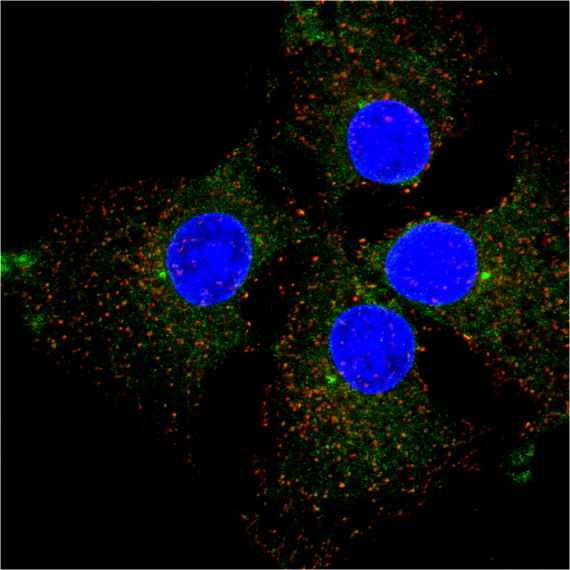
#> input picture pre_tutorial/nuclei.png, 1140 x 1140 px (shown at 1/2 size)
$ jupyter execute --allow-errors pre-tutorial.ipynb   (shell and % lines are left out)   (Python 2 division)
#> lines starting #> are read from the running program, lines starting #| are printed output that depends on the picture; after the words box and inside, x2 and y2 are one past the last pixel; in counts of white or black regions, pixels touching at a corner belong together
# Pre-tutorial for the Python Workshop on Image Processing and Analysis

## 1. Numerical nature of images and manipulating them in Python

In this section we learn the numerical nature of digital images and some of the modules that can be used to manipulate them.

### 1.1. Numerical and array nature of images

A digital image we display on a computer screen is made up of pixels. Width and height of the image are defined by the number of pixels in x and y directions. Each pixel has brightness, or intensity (or more strictly, amplitude) somewhere between black and white, which is represented as a number. Within an image file saved in a computer hard disk, the intensity value of each pixel is written and that value is converted to the grayness of that pixel on monitor screen. We usually do not see these values, or numbers, in the image displayed on monitor, but we could access these numbers in the image file by converting the image file to a text file.

Before we can convert the image file into a text file, and then back into an image file, we need to import a few modules:

#### Import packages and modules

(Note: If you are not familiar with modules and functions in Python, is a problem for now, as you can just accept that modules are 'imported'. However, eventually, you will need to undertand what that means and if you want to familiarise yourself with it, we refer you to the accompaying tutorial on functions).

To be able to use the functions in a particular package or module, you need  to 'import' that module or package. To do so, you need to use the `import` command. For example, to import the package NumPy, which enables the manipulation of arrays, you would do:

[cell 1]
import numpy as np                 # Array manipulation package

(Note: If you need to familiarise yourself with array, we refer you to the accompanying tutorial on NumPy.)

We will also need a few other modules for the rest of the tutorial, so we import them now. Matplotlib is used for plotting images. (Note: If you want to familiarise yourself with this module, we recommend you look at section 4 of [this](https://github.com/tobyhodges/ITPP) tutorial);  Skimage is a module that contains functions to facilitate the manipulation of images, as we will see in this and the main tutorial. We also include the command %matplotlib inline to make the matplotlib plot inline, so that images are displayed in this IPython doc.

[cell 2]
import matplotlib.pyplot as plt    # Plotting package
import skimage.io as io            # Image file manipulation module

#### A digital image is a matrix of numbers

As mentined above, images can naturally be thought of as arrays of numbers. To make this more intuitive, we can save an image as a text file, which will show the the pixel values, and then save it back as an image file and display it:

[cell 3]
img = io.imread('nuclei.png')        # import image
#> img is the input picture: shape (1140, 1140, 4); mean R, G, B, A 8.3, 9.9, 17.7, 254.1
plt.imshow(img)                      # create image object and visualise
print 'image 1'
np.savetxt('nuclei.txt', img[:,:,0])   # save to txt file; sliced array as we only want one chanel

Now you can inspect the text file with name nuclei and check for yourself that this is a table with numbers.

On the other hand, you can take a collection of numbers that are ordered in an array and isualise them as an image by considering each number a pixel value. Here we do this by generating an array with random entries, saving it as a text file, importing it as a NumPy array and then visualising it as an image:

[cell 4]
img2=np.random.randint(0,255,[10,10]) # create random array of integers between 0 and 255 (integers with bit-depth 8 (we will explain this later on))
print 'img2 is an array of numbers: \n', img2
np.savetxt('randimg.txt', img2) # save as text file

dataimg = np.loadtxt("randimg.txt", dtype='uint8')   # load txt file and a numpy array with data type uint8
print type(dataimg) # check imported data is a numpy array
print dataimg.dtype # check the data type
plt.imshow(dataimg, interpolation="none", cmap='gray') # visualise as image, interpolation=none shows actual pixels, cmap is the choice of color map
print 'image 2'
plt.show()
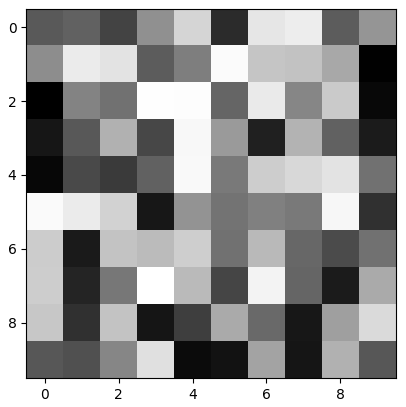
#> figure drawn by matplotlib, 1 panel

### 1.2 Variable type, bit-depth and data type

In the discussion above, we have been metioning in passing concepts such as _data type, uint8, etc._ Before we get to understand them, we need to remind ourselves abour _variable types_ and _bit_depth_.

#### Variable type

Python's and Numpy's standard data types include:

[cell 5]
# numeric (int, float, complex, boolean),
b1 = 5.1 # float
b2 = 5 # int
b3 = 1<2 # boolean
print type(b1)
print type(b2)
print type(b3)

# lists
c = ['karin', 'sasaki', 345.453]
print type(c)

# strings
print type(c[0])

# tuples
d = (123, 'john')
print type(d)

# dictionaries
e = {'name': 'marcie','code':63214, 'dept': 'mathematics'}
print type(e)

# Numpy array
f = np.array([1,2,3,4,5])
print type(f)

# note this is different form the list
h = [1,2,3,4,5]
print type(h)

In particular, Numpy arrays are numerical in nature - and by extension, so are images that are manipulated using the Numpy module. Data is alocated a

#### Bit-depth

Computers code information with binary numbers.

Decimal (denary) numbers are values represented in the denary numerical system, which represents numeric values using ten symbols: 0,...,9. In the same spirit, a binary number is a value represented in the binary numerical system, which represents numeric values using two symbols, 1 and 0.

We are most used to thinking in terms of base 10 values, so we can ask the following question: how many different decimal values can be represented in binary?

Well, if you only have one position, then you can only represent 2 decimal numbers, or 2^1, namely 0 and 1.

If you have 2 positions, then you have the following possible combinations of 1s and 0s:

| binary | decimal |
|:------:|:-------:|
| 00     | 0       |
| 01     | 1       |
| 10     | 2       |
| 11     | 3       |

So you can represent 4 numbers, or 2^2.

If you have three positions, you can represent 2^3 = 8 decimal numbers.

| binary | decimal |
|:------:|:-------:|
| 000    | 0       |
| 001    | 1       |
| 010    | 2       |
| 011    | 3       |
| 100    | 4       |
| 101    | 5       |
| 110    | 6       |
| 111    | 7       |

If you have n positions, then you can represent 2^n decimal numbers.

A _bit_ is the smallest unit of data in a computer and it has a single binary value, either 0 or 1. _Bytes_ are multiples of bits. So, if a number in a computer is stored in an 8-bit byte, then, as discussed above, that number will be one of 2^8 (+1, including 0) = 256 values.

The number of bits in a byte is what is refered to as the _depth_. Note that increasing bit-depth comes hand in hand with increasing memory use.

#### Data type
The data type is the variable type and the bit-depth. The most relevant for images are variables with data type _uint8_ (unsigned integerg with bit-depth of 8). To find out this information, use the command `dtype`.

### 1.3 Grayness resolution

Recall we mentioned that each pixel in an image has 'intensity' somewhere between black and white and that this is represented as a number. But exactly how many levels of grays are there? The answer depends on the _data type_ of choice.

Now that we understand that:

1. images are arrays of numbers that represent pixel intensity,

2. that those intensities (the grayscale) range from black to white and

3. that such objects are stored in the computer memory at a specific depth

we can apply the concept of bit depth to images.

1-bit means that the grayscale of the image has 2^1 = 2 steps, so each pixel can be one of only two colors, black (0) or white (1).

8-bit means that the gray-scale of the image has 2^8 = 256 steps: in other words, the grayness between black and white is divided into 256 steps. Image 2 above shows an image with bit-depth of 8. You can compare the gray level with the numbers of the array.

In the same way 16-bit translates to 216 = 65536 steps, hence for 16-bit images one can assign gray-level to pixels in a much more precise way; in other words "grayness resolution" is higher.

Without getting into the technicalities of how microscope images are generated, the sensor of the microscope takes in the light and converts it into electrical signals, which is then converted into voltage and then finally into pixel values, for the corresponding position within the image. The signal intensity is continuous data (e.g. recall that there are an infinitelly many (decimal) numbers between 0 and 1). However, the digitalisation process makes the data discrete (as is represented with integer values), so we loose the ability to encode infinite steps and, for example, 0.45 might be converted to 0, whilst 0.56 to 1. Larger bit-depth enables more detailed conversion (higher resolution) of signal intensity (continuous value) to pixel values (discrete).

It is important to keep this understading in mind when choosing a bit depth. This choice is ultimately a balance amongst the imaging conditions and the type of analysis required.

#### RGB format

Let's discuss briefly color images in RGB format.

Every color in a digital image is made up of some combination of the three primary colors of light - red, green and blue. If your data type is 1-bit, then the most you could create would be eight different colors, including white if you mixed all three together and black if all of them are absent.

```
RGB
001 - red
010 - green
100 - blue
011 - yellow
101 - magneta
110 - cyan
111 - white
000 - black
```

To achieve all the beautiful colors that you can see in most images now a days, it is necessary to use multiple shades of red, green and blue and then indicate which shade of red, green and blue to include. By choosing a bit depth bigger than 1, you effectively get 2^bit shades of each color,  giving you a total of (2^bit)^3 different colors.

A single RGB image thus has three different channels. In other words, three layers, one for each color, are overlaid in a single image. In general, each channel (layer) has a bit depth of 8-bit. So a single RGB image is 24-bit image.

#### Color maps and look up tables (LUT) (or how the matrix of numbers is converted to an image)

For the moment, let's stick to 8-bit depth format. A _look up table_ is a reference table for the color of each pixel - the pixel value is read, is compared with the list of indices in the table and the corresponding combination of shade values for each of R, G and B is allocated. Different color maps have different combinations of RBG for each index. Let's see what different color maps look like:

[cell 6]
# visualise with different color map
plt.imshow(img[:,:,0],interpolation='none',cmap='gray')  # the color map is gray
plt.show()
plt.imshow(img[:,:,0],interpolation='none',cmap='Blues') # the color map is blues
plt.show()
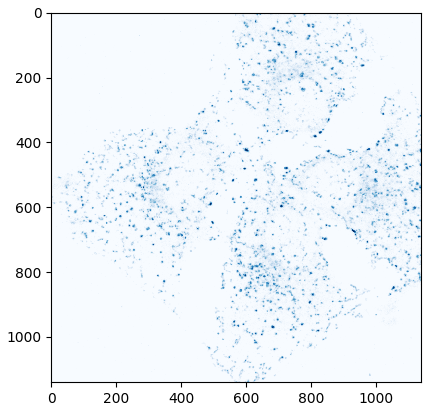
#> figure drawn by matplotlib, 1 panel

Now, let's have a look at the actual look up tables:

[cell 7]
from matplotlib import cm  # import appropiate module

# define function that prints the LUT
def printLUT(colorMap):
    """
    Description: Prints the LUT
    Requirements: cm from matplotlib
    Input argument(s): colorMap=cm.mapName
    Example: printLUT(cm.gray)
    """
    for i in range(256):
        print i, colorMap(i)

# print the LUTs
print 'gray'
printLUT(cm.gray)
print '\n blues'
printLUT(cm.Blues)

Notice that for the gray colormap, the values of RGB are the same for each index, but this is not the case for the blues color map.

You can change the default color map with the comands below:

[cell 8]
import matplotlib as mpl
mpl.rcParams['image.cmap'] = 'gray'

### 1.3 Image arithmetic and unexpected errors

As we now know, a digital image is a matrix of integers so you can do array arithmetic on the as normal.

[cell 9]
# show original
data_plot = plt.imshow(dataimg,cmap="gray", interpolation='None')
plt.show()

# add 100 to each pixel value and show resulting image
data_plot = plt.imshow(dataimg+100,cmap="gray", interpolation='None')
plt.show()
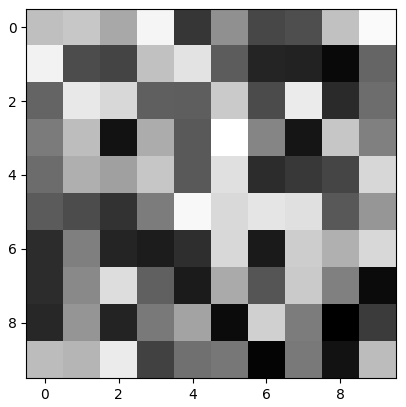
#> figure drawn by matplotlib, 1 panel

print dataimg.dtype
print '\n'

print 'Given the data type, note that values are calculated modulo 256...'
print dataimg
print '\n'
print dataimg + 100
print '\n'

print ' ... and floats get rounded'
print dataimg / 3

This kind of arithmetics, which 'loops' around is called _modulo arithmetic_. It can be a source of unexpected errors, but once you grasp it, you should have no problem recognising them.

Example of what can go wrong: when you subtract a background, but you don't have an appropriate threshold, you might get negative numbers, but in the machine, it might loop around and something that was supposed to be black becomes white.

## 2. Warm up pipeline

We will be working with an image that shows RAT2 rat fibroblasts. The aim of the labeling is to measure colocalization of motor proteins and adaptor protein.

**Green -** p150glued (motor protein; the biggest subunit of dynactin promotes the initiation of dynein-driven cargo motility from the microtubule plus-end);

**Red -** AP2 beta subunit (Adaptor protein complexes function in protein transport via transport vesicles in different membrane traffic pathways)

**Blue -** DAPI (nucleus)

#### Import and explore image

[cell 10]
# import multi-color image
img = io.imread('nuclei.png') # use the documentation to understand how to use this function. Google python skimage io imread doc

[cell 11]
# variable type
print type(img)

# data type
print img.dtype

# print array shape/dimensions
print img.shape

[cell 12]
# visualise
plt.imshow(img, interpolation='none',cmap='gray')

#### --˜˜----˜˜----˜˜----˜˜----˜˜--Side note --˜˜----˜˜----˜˜----˜˜----˜˜--

I don't want to type
```
plt.imshow(img, interpolation='none',cmap='gray')
```
every time I want to visualise and image, so I am going to make a function.

A function is a block of organized, reusable code that is used to perform a single, action. Functions provide better modularity for your program and facilitate reusing code becasue instead of copy paste, you can just call the function. If you need to familiarise yourself with functions and modules in python, we refer you to the accompanying tutorial.

Remember that the syntax for definitg functions is as follows:

def functionname( parameters ):

    """function_docstring"""
    function_suite
    return [expression]


[cell 13]
def myplt(img):
    """This function displays the input image with interpolation='none' and cmap='gray'. """
    plt.imshow(img,interpolation='none',cmap='gray')
    plt.show()

To use, just type:

[cell 14]
myplt(img)

To get help on this function, you can run the command help(myplt):

[cell 15]
help(myplt)

#### --˜˜----˜˜----˜˜----˜˜----˜˜--Side note --˜˜----˜˜----˜˜----˜˜----˜˜--

[cell 16]
# look at each slice of the image (since it has 4 dimensions and we know it is RGB)
for i in range(img.shape[-1]):
    myplt(img[:,:,i])
#> this loop made 4 passes
#> pass 2, in myplt (call 3), `plt.show()`:
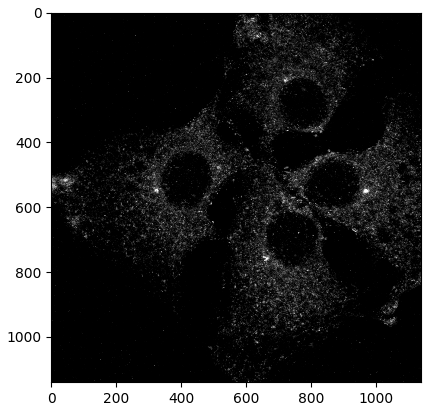
#> figure drawn by matplotlib, 1 panel

(The last slice is to define for opacity.)
Now we know what each slice is:

0 is AP2

1 is p150glued

2 are the nuclei

3 is for opacity

So we can allocate each of the slices to a variable with an intuitive name.

[cell 17]
# slice array to get each channel
adaptor = img[:,:,0]
motor = img[:,:,1]
nuclei = img[:,:,2]
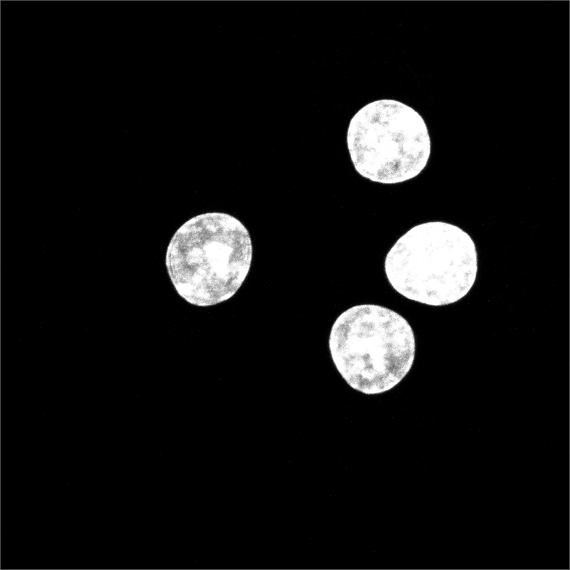
#> nuclei: shape (1140, 1140) (shown at 1/2 size); min 0, max 255, mean 17.7

A simple way to measure co-localisation is to check how often pixels that are above average intensity in red are also above average intensity in green.

[cell 18]
# get all pixels in red that are above average and assign them to 1. The rest should be assigned to 0
mean_adaptor = np.mean(adaptor)
#> mean_adaptor = 8.31

adaptor[adaptor<2*mean_adaptor] = 0
adaptor[adaptor>=2*mean_adaptor] = 1
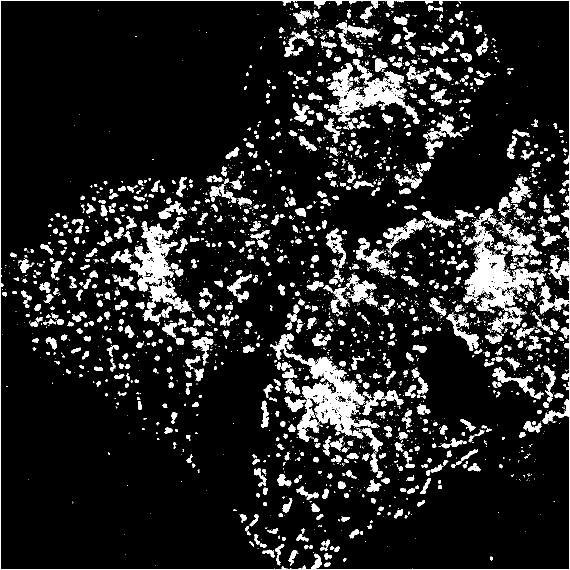
#> adaptor: shape (1140, 1140) (shown at 1/2 size); values 0 (black) and 1 (white), 12.3% white; 3088 white regions (2227 under 20 px), largest, box (x1, y1, x2, y2) and area: (540, 667, 756, 883) 11531, (0, 0, 1140, 1140) 10126, (927, 417, 1092, 622) 9864

myplt(adaptor)

[cell 19]
# get all pixels in green that are above average and assign them to 1. The rest should be assigned to 0.
mean_motor = np.mean(motor)
#> mean_motor = 9.89

motor[motor<2*mean_motor] = 0
motor[motor>=2*mean_motor] = 1
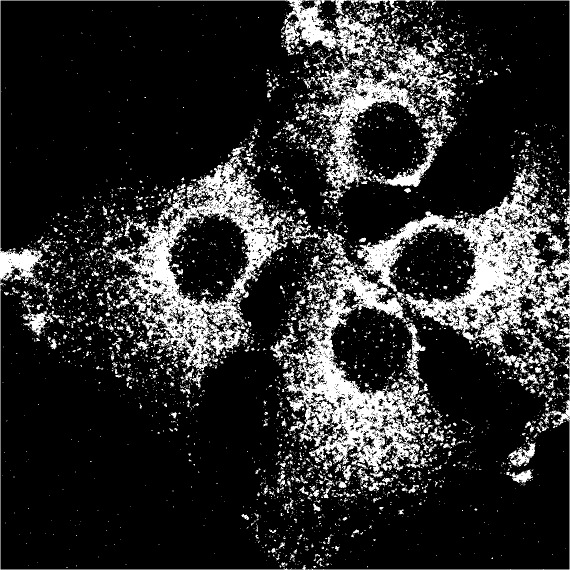
#> motor: shape (1140, 1140) (shown at 1/2 size); values 0 (black) and 1 (white), 17.7% white; 5532 white regions (4860 under 20 px), largest, box (x1, y1, x2, y2) and area: (0, 0, 1140, 1140) 82086, (216, 293, 575, 742) 39031, (566, 512, 862, 956) 38880

myplt(motor)

As you will see below, to test colocalisation, we will check wich pixels have the same value, namely 1. We will do this using the logical operator ==. However, this will also test whether any other values are the same, namely 0 in this case. So we need to make the 0 values of one of the images a differnt value, e.g. 2 and 3.

[cell 20]
# change 0 values
img.shape
for i in range(img.shape[0]):
    for j in range(img.shape[1]):
        if adaptor[i,j] == 0:
            adaptor[i,j] = 3
        elif motor[i,j]==0:
            motor[i,j] = 2
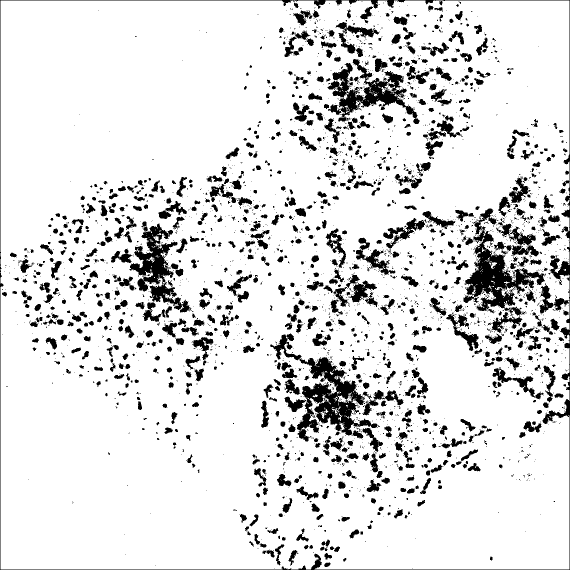
#> adaptor: shape (1140, 1140) (shown at 1/2 size); values 1 (black) and 3 (white), 87.7% white; 3088 black regions (2227 under 20 px), largest, box (x1, y1, x2, y2) and area: (540, 667, 756, 883) 11531, (0, 0, 1140, 1140) 10126, (927, 417, 1092, 622) 9864
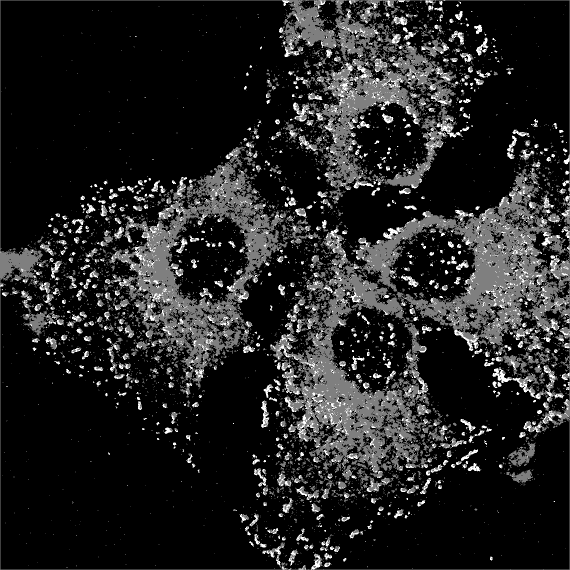
#> motor: shape (1140, 1140) (shown at 1/2 size); 4.97% of pixels changed, all inside (x1, y1, x2, y2) = (1, 1, 1139, 1139); drawn with min black and max white

# visualise
myplt(adaptor)
myplt(motor)

[cell 21]
# test if colocalised -> make a new variable that contains 1 at co-localisation pixels and 0 elsewhere.
colocalised = adaptor == motor
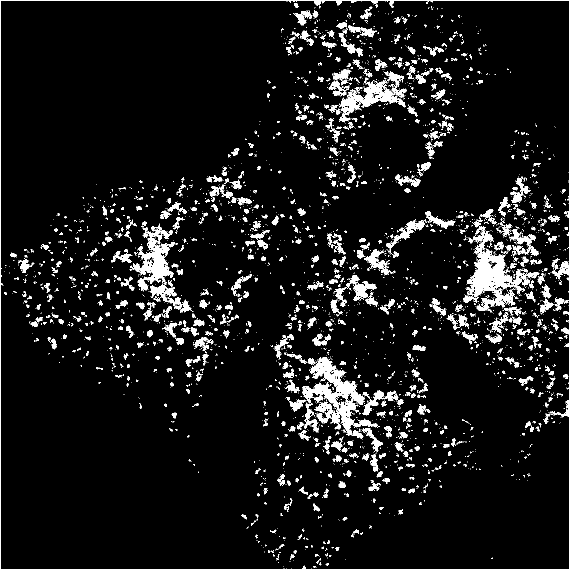
#> colocalised: shape (1140, 1140) bool (shown at 1/2 size); 7.4% white; 3474 white regions (2796 under 20 px), largest, box (x1, y1, x2, y2) and area: (927, 452, 1078, 622) 7442, (604, 714, 730, 871) 6777, (0, 0, 1140, 1140) 6371

# visualise co-localisation
myplt(colocalised)
